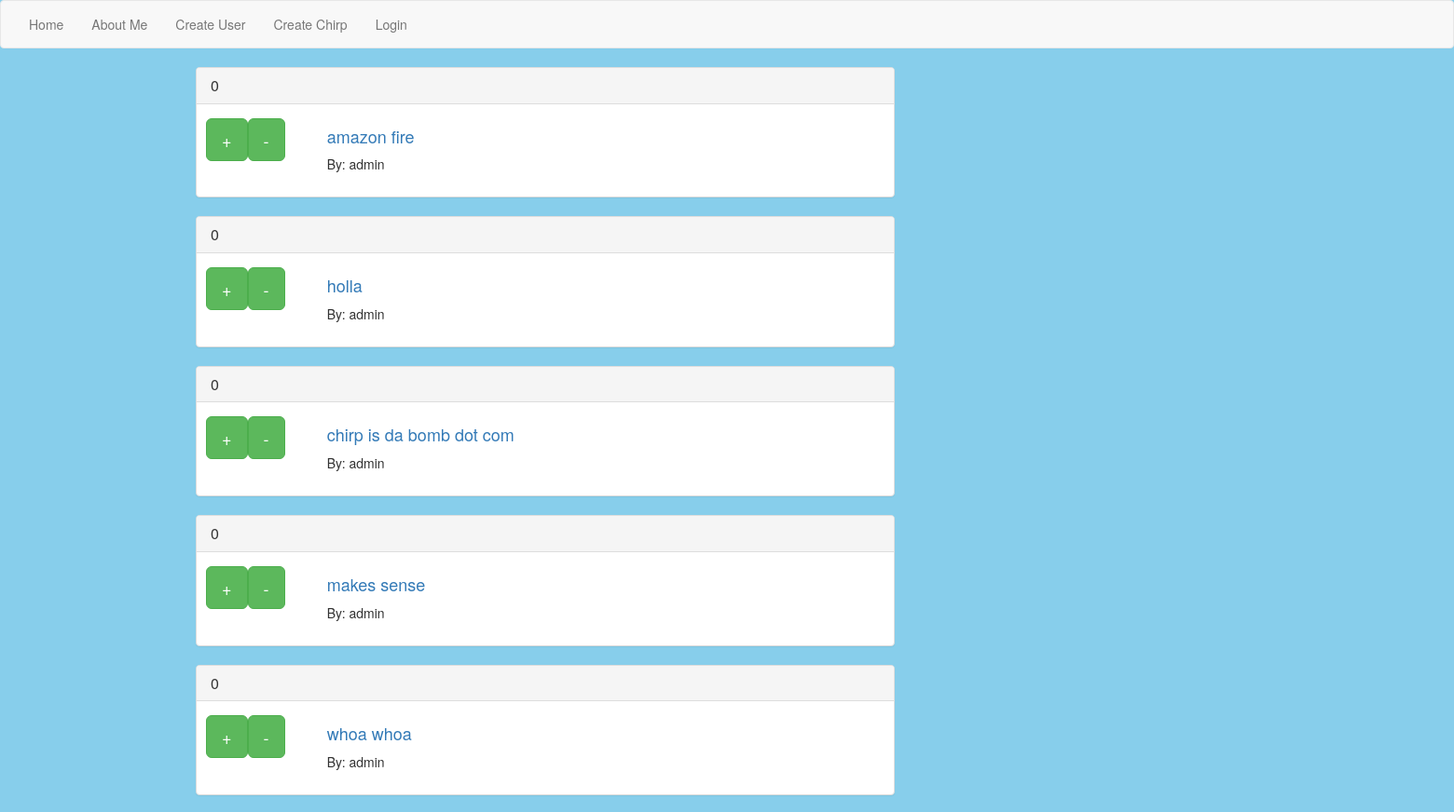
The app's page / (upper part), older data.
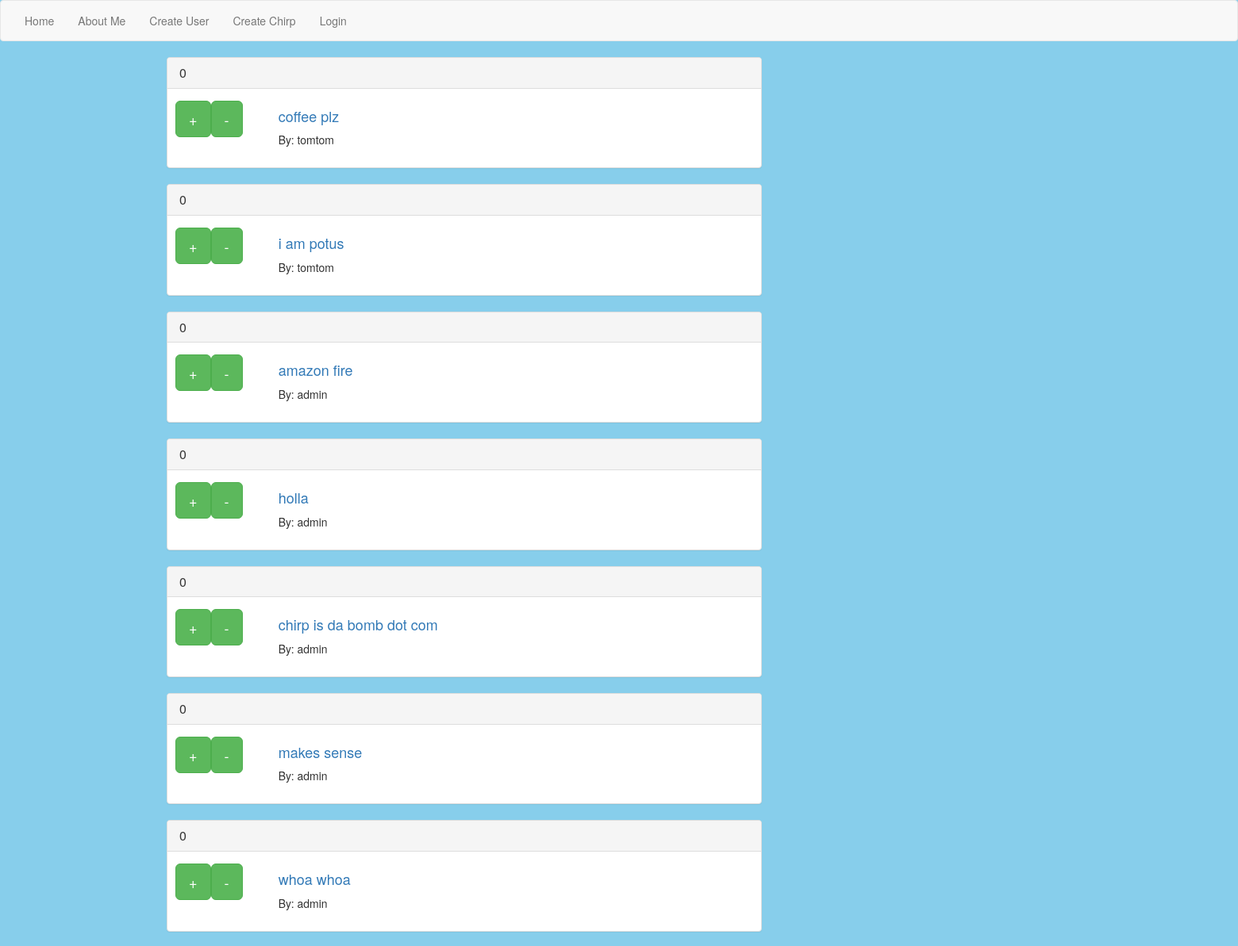
The same page, newer data.
### app/models.py (models this page shows)
class Chirp(models.Model):
    body = models.CharField(max_length=140)
    created = models.DateTimeField(auto_now_add=True)
    user = models.ForeignKey('auth.User')
    def __str__(self):
        return self.body
    class Meta:
        ordering = ("-created",)
    @property  # CAN ONLY TAKE METHODS WITH 'SELF' AS THE ONLY PARAMETER
    def score(self):
        return sum([chirp_obj.score for chirp_obj in self.vote_set.all()])

### app/views.py (the view)
# urls.py: url(r'^$', ChirpView.as_view(), name='chirp_view'),
class ChirpView(ListView):
    template_name = 'chirps.html'
    model = Chirp

### templates/chirps.html (shortened to what this page needs)
{% extends 'base.html' %}
{% block content %}
<div class="row">
    <div class="col-md-8">
    {% for chirp in object_list %}
        <div class="panel panel-default">
            <div class="panel-heading">
                    <h3 class="panel-title">{{ chirp.score }}</h3>
            </div>
            <div class="panel-body">
              <div class="row">
                  <div class="col-md-2">
                      <div class="btn-toolbar" role="group">
                          <form class="" action="{% url 'chirp_upvote_view' chirp.id %}" method="post">
                              <input type="submit" name="" value="+" class="btn btn-group btn-success btn-lg">
                          </form>
                          <form class="" action="{% url 'chirp_downvote_view' chirp.id %}" method="post">
                              <input type="submit" name="" value="-" class="btn btn-group btn-success btn-lg">
                          </form>
                      </div>
                  </div>
                  <div class="col-md-10">
                      <h4>
                          <a href="{% url 'chirp_detail_view' chirp.id %}">
                              {{ chirp }}
                          </a>
                      </h4>
                        <p>
                            By: {{ chirp.user }}
                        </p>
                  </div>
              </div>
          </div>
        </div>
    {% endfor %}
        </div>
        <div class="col-md-4">
    </div>
</div>
{% endblock %}

### templates/base.html (shortened to what this page needs)
{% load staticfiles %}
<!DOCTYPE html>
<html>
  <head>
    <link rel="stylesheet" href="{% static 'css/bootstrap.css' %}" media="screen" title="no title">
  </head>
  <body>
  <nav class="navbar navbar-default">
    <div class="container-fluid">
      <div class="nav navbar-nav">
          <li><a href="{% url 'chirp_view' %}">Home </a></li>
          <li><a href="{% url 'about_view' %}">About Me </a></li>
          <li><a href="{% url 'user_create_view' %}">Create User</a></li>
          <li><a href="{% url 'chirp_create_view' %}">Create Chirp</a></li>
          {% if not request.user.is_authenticated %}
              <li><a href="{% url 'login' %}">Login</a></li>
              {% else %}
              <li><a href="{% url 'logout' %}?next={% url 'chirp_view' %}">Logout</a></li>
          {% endif %}
      </div>
    </div>
  </nav>
    <div class="container">
      {% block content %}
      {% endblock %}
    </div>
  </body>
</html>

### templates/base.html (style rules this page uses)
body { background-color: skyblue; }

Row changes from the older to the newer data that the page shows:
added Chirp: score "0", body "coffee plz", user "tomtom"
added Chirp: score "0", body "i am potus", user "tomtom"
